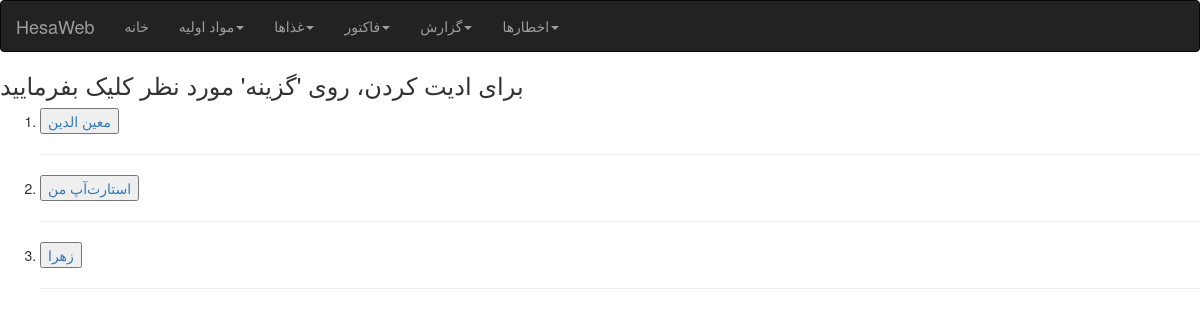
/all/material (signed in), run on an earlier commit of the app's database.
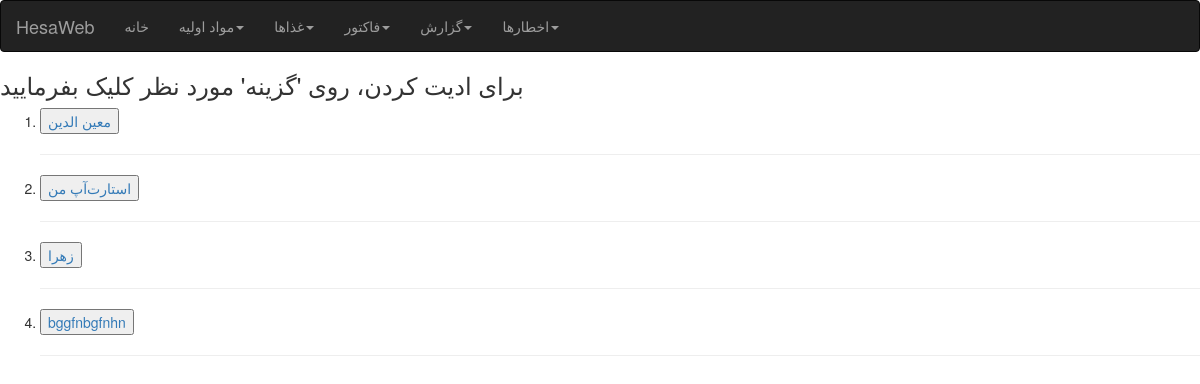
And on a later commit of the database.
### product/models.py (models this page shows)
class material(models.Model):
    name = models.CharField(max_length=50)
    current_value_instorage = models.FloatField(default=0)
    current_price = models.IntegerField(default=0)
    total_value = models.IntegerField(default=0)
    min_value = models.IntegerField(default=0)
    expire_date = models.DateField(blank=True)
    def __str__(self):
        return self.name

### product/views.py (the view)
# urls.py: path("all/<str:type>",views.all,name="all"),
@login_required
def all(request,type):
    if type == "kala":
        content = kala.objects.all()
        return render(request,"product/all.html",{"content":content , "title" : "کالاها" , "type":"alter"})
    elif type == "material":
        content = material.objects.all()
        return render(request,"product/all.html",{"content":content , "title" : "مواد اولیه" , "type":"edit" })
    elif type == "cart":
        content = cart.objects.all()
        return render(request,"product/all.html",{"content":content , "title" : "مواد اولیه" , "type":"remove" })
    elif type == "factor":
        content = fucktor.objects.all()
        return render(request,"product/all.html",{"content":content , "title" : "فاکتورها"  , "e":"element" })
    elif type == "fcart":
        content = fcart.objects.all()
        return render(request,"product/all.html",{"content":content , "title" : "مواد اولیه" , "type":"removefcart" })

### product/templates/product/all.html (shortened to what this page needs)
{% extends 'base.html' %}
{% block body %}
    <h3>برای ادیت کردن، روی 'گزینه' مورد نظر کلیک بفرمایید</h3>
    <ol>
        {% for item in content %}
        <li>
            <button>
                <a href="http://127.0.0.1:8000/{{type}}/{{item.id}}">{{item}}
            </button>
        </li>
        <hr>
        {% endfor %}
    </ol>
{% endblock body %}

What changed in the data, as far as the page shows it:
added material: name "bggfnbgfnhn"
